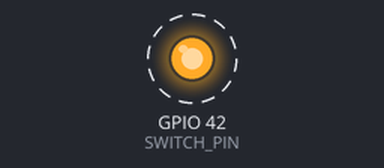
This sketch was run on a simulated ESP32-S3. Shown: output pins drawn as LEDs (lit = HIGH). Dashed ring = blinking.

Above: at 0.5 s.
Timing chart, 0 to 4.6 s (numbered marks = the images above):
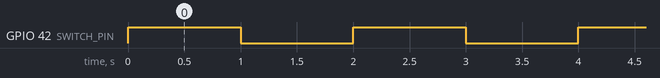

Measured:
- by itself, GPIO 42 (SWITCH_PIN): alternates HIGH for 1.0 s and LOW for 1.0 s

The sketch:

TS5A3159.ino
```cpp
// Pin used to drive TS5A3159 COM control
const int SWITCH_PIN = 42;   // choose a valid GPIO on ESP32-S3

void setup() {
  pinMode(SWITCH_PIN, OUTPUT);
  digitalWrite(SWITCH_PIN, LOW);  // start LOW
}

void loop() {
  // Toggle pin every second
  digitalWrite(SWITCH_PIN, HIGH);
  delay(1000);

  digitalWrite(SWITCH_PIN, LOW);
  delay(1000);
}
```
